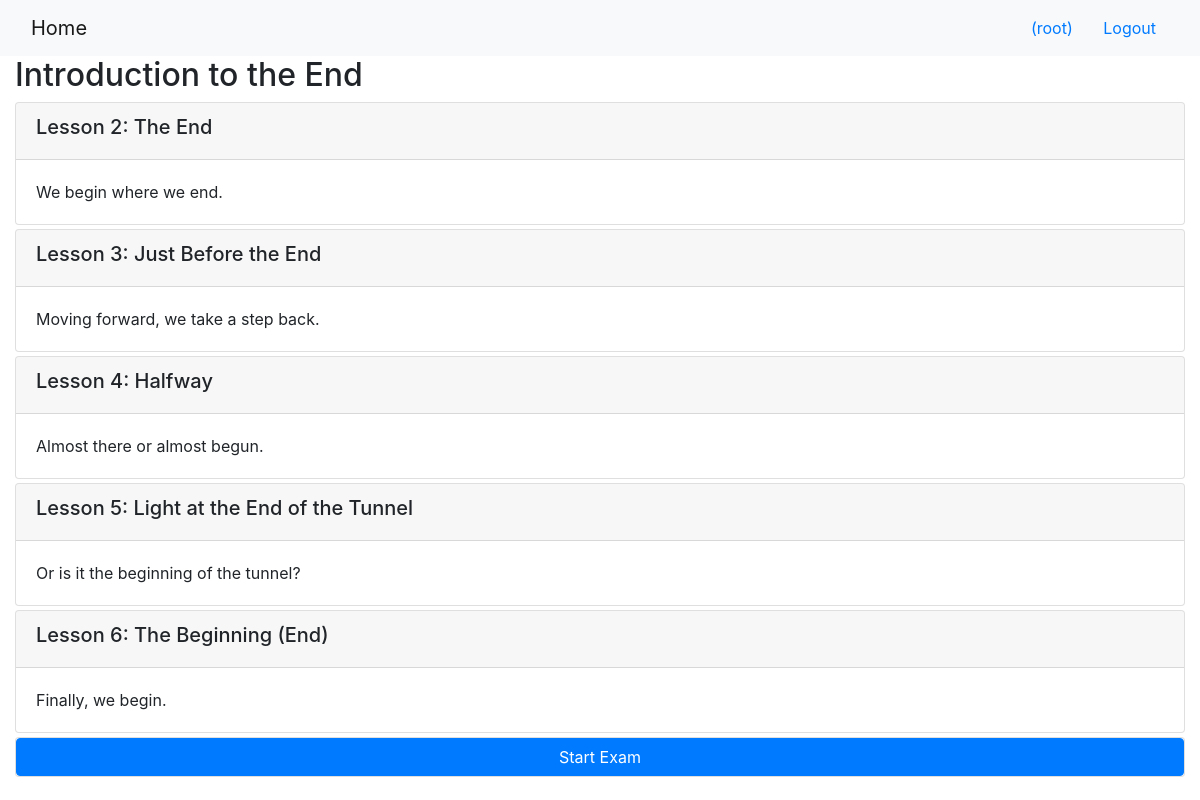
/onlinecourse/1/ (signed in), run on the app's committed database.
### onlinecourse/models.py (models this page shows, shortened)
class Course(models.Model):
    name = models.CharField(null=False, max_length=30, default='online course')
    image = models.ImageField(upload_to='course_images/')
    description = models.CharField(max_length=1000)
    pub_date = models.DateField(null=True)
    instructors = models.ManyToManyField(Instructor)
    users = models.ManyToManyField(settings.AUTH_USER_MODEL, through='Enrollment')
    total_enrollment = models.IntegerField(default=0)
    is_enrolled = False

class Lesson(models.Model):
    title = models.CharField(max_length=200, default="title")
    order = models.IntegerField(default=0)
    course = models.ForeignKey(Course, on_delete=models.CASCADE)
    content = models.TextField()

### onlinecourse/views.py (the view)
# urls.py: path('<int:pk>/', views.CourseDetailView.as_view(), name='course_details'),
class CourseDetailView(generic.DetailView):
    model = Course
    template_name = 'onlinecourse/course_detail_bootstrap.html'

### onlinecourse/templates/onlinecourse/course_detail_bootstrap.html (shortened to what this page needs)
<!DOCTYPE html>
<html lang="en">
<head>
     {% load static %}
    <link rel="stylesheet" href="https://maxcdn.bootstrapcdn.com/bootstrap/4.5.2/css/bootstrap.min.css">
</head>
<body>
    <nav class="navbar navbar-light bg-light">
        <div class="container-fluid">
            <div class="navbar-header">
                  <a class="navbar-brand" href="{% url 'onlinecourse:index' %}">Home</a>
            </div>
            <ul class="nav navbar-nav navbar-right">
                {% if user.is_authenticated %}
                <li>
                    <a class="btn btn-link" href="#">{{ user.first_name }}({{ user.username }})</a>
                    <a class="btn btn-link" href="{% url 'onlinecourse:logout' %}">Logout</a>
                </li>
                {% endif %}
            </ul>
        </div>
    </nav>
    <div class="container-fluid">
            <h2>{{ course.name }}</h2>
            <div class="card-columns-vertical">
                {% for lesson in course.lesson_set.all %}
                    <div class="card mt-1">
                        <div class="card-header"><h5>Lesson {{lesson.order|add:1}}: {{lesson.title}}</h5></div>
                        <div class="card-body">{{lesson.content}}</div>
                    </div>
                {% endfor %}
            </div>
            {% if user.is_authenticated %}
            <div class="card mt-1"><button class="btn btn-primary" type="button" data-toggle="collapse" data-target="#lesson_{{lesson.id}}">Start Exam</button></button>
            </div>
            {% endif %}
    </div>
</body>
</html>

### data on the page
Course: name "Introduction to the End"
Lesson: order|add "2", title "The End", content "We begin where we end."
Lesson: order|add "3", title "Just Before the End", content "Moving forward, we take a step back."
Lesson: order|add "4", title "Halfway", content "Almost there or almost begun."
Lesson: order|add "5", title "Light at the End of the Tunnel", content "Or is it the beginning of the tunnel?"
Lesson: order|add "6", title "The Beginning (End)", content "Finally, we begin."

### other printed values
{{ user.username }} "root"
